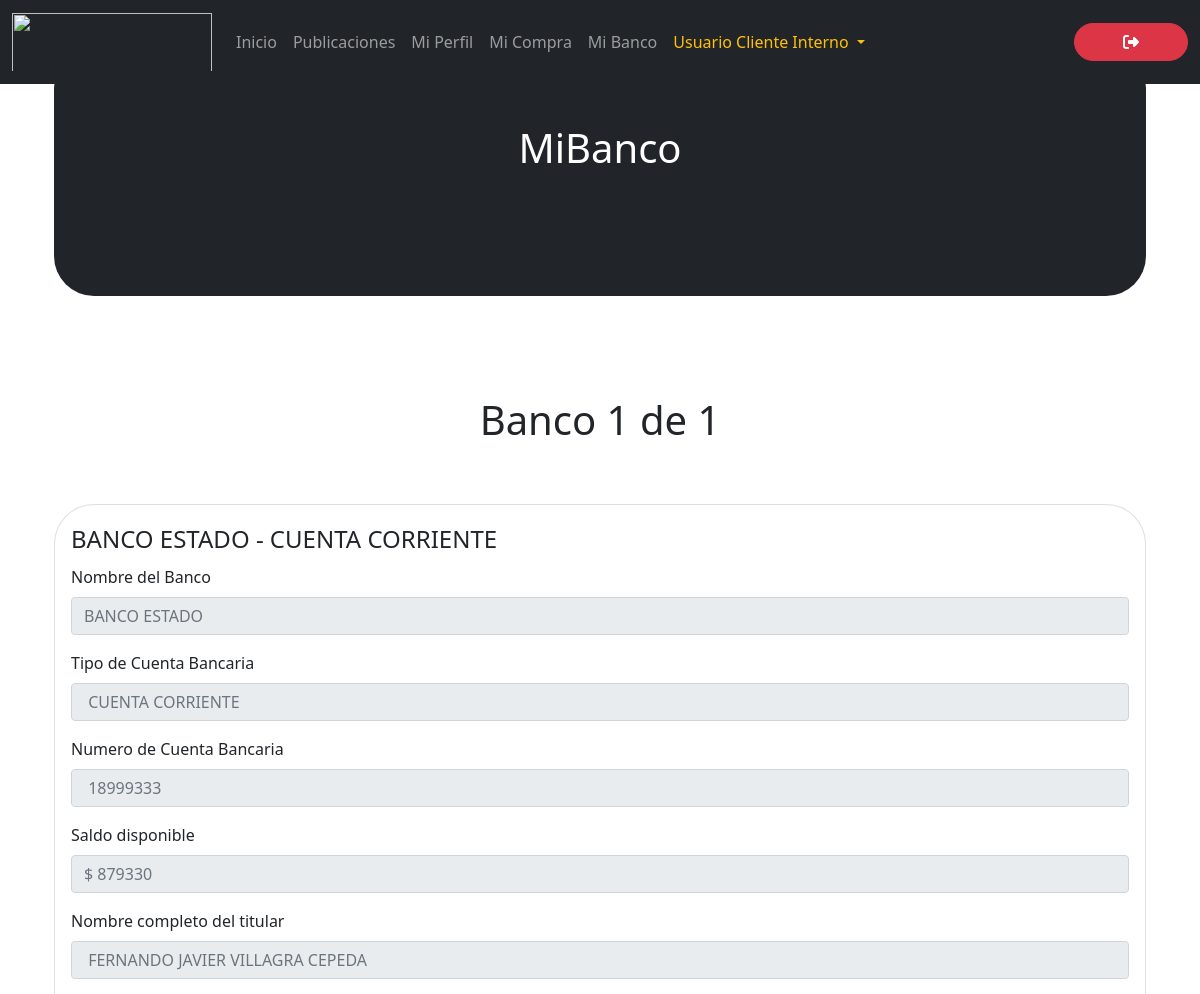
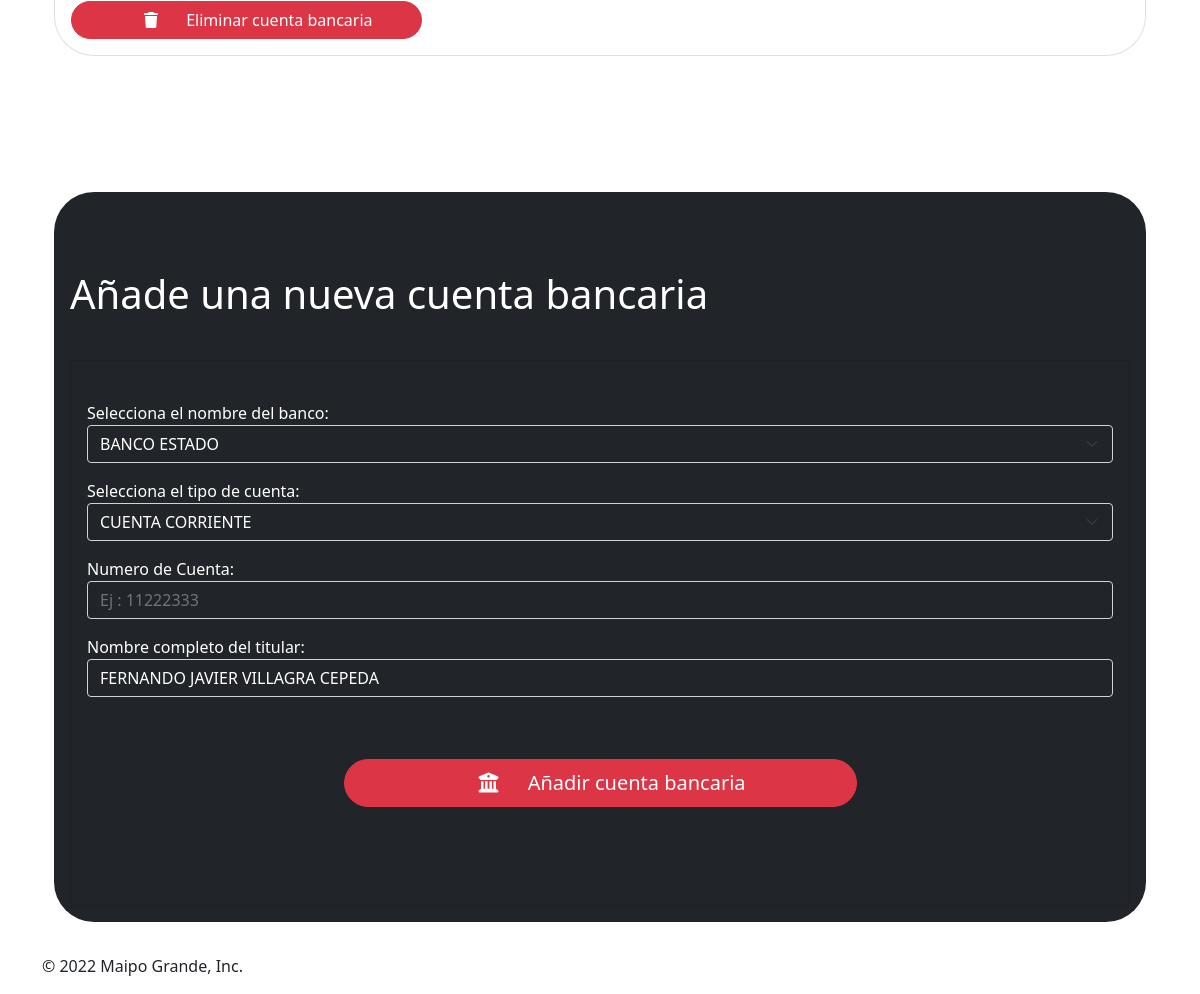
The app's page /bank/account/ (signed in) with its own data (2 pictures, top to bottom).
### maipogrande/models.py (models this page shows, shortened)
class BankAccount(models.Model):
    id_bank_account = models.AutoField(
        primary_key = True,
        editable = False
    )
    timestamp = models.DateTimeField(
        default = timezone.now
    )
    user = models.ForeignKey(
        CustomUser,
        on_delete = models.CASCADE,
        related_name = 'bank'
    )
    bank_name = models.CharField(
        max_length = 50,
        choices = BANK_NAMES,
        default = ''
    )
    type_bank_account = models.CharField(
        max_length = 25,
        choices = TYPE_BANK_ACCOUNT,
        default = ''
    )
    bank_account_number = models.IntegerField(
        validators = [MinValueValidator(1000), MaxValueValidator(999999999999)]
    )
    bank_amount = models.IntegerField(
        validators = [MinValueValidator(0), MaxValueValidator(999999999)],
        default = 0
    )
    owner_full_name = models.CharField(
        max_length = 100,
        blank = True
    )
    class Meta:
        ordering = ['bank_name']

### maipogrande/views.py (the view)
# urls.py: path('bank/account/', views.bank_account, name = 'bank_account'),
@login_required
def bank_account(request):
	current_user = get_object_or_404(CustomUser, pk = request.user.pk)
	user = CustomUser.objects.get(username=current_user)
	bank_account = BankAccount.objects.filter(user=user).order_by('-timestamp')
	paginator = Paginator(bank_account, 1)
	page = request.GET.get('page')
	bank_account= paginator.get_page(page)
	if request.method == 'POST':
		time.sleep(5)
		bank_account_form = BankAccountForm(request.POST)
		if bank_account_form.is_valid():
			bank_account_number_length = len(str(bank_account_form.cleaned_data['bank_account_number']))
			if bank_account_number_length <= 8:
				bank_account = bank_account_form.save(commit = False)
				bank_account.user = current_user
				bank_account.save()
				return redirect('bank_account')
	else:
		bank_account_form = BankAccountForm()
		try:
			owner_full_name = f'''{user.first_name} {user.last_name}'''.upper()
			bank_account_form.initial = {
				'owner_full_name' : owner_full_name
			}
		except Exception:
			pass
	return render(
		request, 'bank-account.html',
		{
			'user' : user,
			'bank_account' : bank_account,
			'bank_account_form' : bank_account_form,
		}
	)

### maipogrande/templates/bank-account.html (shortened to what this page needs)
{% extends './layout.html' %}
{% block content %}
{% load humanize %}
{% load static %}
<div class="row">
    <div class="col-12">
		<div class="p-3 mb-2 bg-dark text-white" style="border-radius: 40px;">
			<h1 class="display-6 text-title text-center">MiBanco</h1>
		</div>
	</div>
	<div class="col-sm-12 col-md-12 col-lg-12 col-xl-12" id="user-bank-account">
		{% for bank in bank_account %}
			<div class="col-sm-12 col-md-12 col-lg-12 col-xl-12" id="user-bank-account">
				<span class="step-links">
					<hr class = "featurette-divider"
						style = "padding-top : 40px; padding-bottom: 20px; background-color: transparent;">
					<div class="col-sm-12 col-md-12 col-lg-12 col-xl-12">
						<h1 class="current display-6 text-center" id="available-account">Banco {{ bank_account.number }} de {{ bank_account.paginator.num_pages }}</h1>
					</div>
				</span>
			</div>
			<hr class = "featurette-divider"
				style = "padding-top : 10px; padding-bottom: 10px; background-color: transparent;">
			<div class="card" id="bank-account"  style="border-radius: 40px;">
				<div class="card-body">
					<div class="row">
						<div class="col-sm-12 col-md-12 col-lg-12 col-xl-12">
							<legend id="bank-added">{{ bank.bank_name }} - {{ bank.type_bank_account }}</legend>
							<div class = "form-group">
								<fieldset id="bank-form" disabled>
									<div class="mb-3">
										<label for="bank_name" class="form-label">Nombre del Banco</label>
										<input type="text" id="bank_name" class="form-control" placeholder="{{ bank.bank_name }}">
									</div>
									<div class="mb-3">
										<label for="type_bank_account" class="form-label">Tipo de Cuenta Bancaria</label>
										<input type="text" id="type_bank_account" class="form-control" placeholder=" {{ bank.type_bank_account }}">
									</div>
									<div class="mb-3">
										<label for="bank_account_number" class="form-label">Numero de Cuenta Bancaria</label>
										<input type="text" id="bank_account_number" class="form-control" placeholder=" {{ bank.bank_account_number }}">
									</div>
									<div class="mb-3">
										<label for="bank_amount" class="form-label">Saldo disponible</label>
										<input type="text" id="bank_amount" class="form-control" placeholder="$ {{ bank.bank_amount }}">
									</div>
									<div class="mb-3">
										<label for="owner_full_name" class="form-label">Nombre completo del titular</label>
										<input type="text" id="owner_full_name" class="form-control" placeholder=" {{ bank.owner_full_name }}">
									</div>
								</fieldset>
								<a class="btn btn-primary btn-danger btn-md px-5"
									type = "submit"
									href = "javascript:deleteBankAccount('{% url 'delete_bank_account' id_bank_account=bank.id_bank_account %}');"
									id = "btn-delete-bank-account"
									style="border-radius : 20px;">
									<span class="icon">
										<i class="fa-solid fa-trash"></i>
									</span>
									<span class="btn-text">
										Eliminar cuenta bancaria
									</span>
								</a>
							</div>
						</div>
					</div>
				</div>
			</div>
        {% endfor %}
    </div>
    <hr class = "featurette-divider"
		style = "padding-top : 40px; padding-bottom: 80px; background-color: transparent;">
    <div class="col-12" style="border-radius: 40px;">
		<div class="p-3 mb-2 bg-dark text-white" style="border-radius: 40px;">
			<hr class = "featurette-divider"
				style = "padding-top : 10px; padding-bottom: 20px; background-color: transparent;">
			<h1 class="display-6 text-start">Añade una nueva cuenta bancaria</h1>
			<hr class = "featurette-divider"
				style = "padding-bottom: 10px; background-color: transparent;">
			<div class="card bg-transparent">
				<div class="card-body">
					<div class="row" id="bank-form">
						<div class="col-sm-12 col-md-12 col-lg-12 col-xl-12">
							<form action="" method="POST" enctype="multipart/form-data">
								<div class="col-sm-12 col-md-12 col-lg-12 col-xl-12">
									<div class="table-responsive py-4">
										<table class="table table-striped">
											<tbody>
												<tr>
													{{ bank_account_form.as_p }}
													<hr class = "featurette-divider"
														style = "padding-top : 10px; padding-bottom: 20px; background-color: transparent;">
													<div class="d-grid gap-2 col-6 mx-auto">
														<button class="btn btn-primary btn-danger btn-lg text-white"
																type="submit"
																onclick="messageBankCreated()"
																id="btn-add-bank-account"
																style="border-radius: 40px;">
															<span class="icon">
																<i class="fa-solid fa-building-columns"></i>
															</span>
															<span class="btn-text">
																Añadir cuenta bancaria
															</span>
														</button>
													</div>
												</tr>
											</tbody>
											<hr class = "featurette-divider"
												id = "bank-account-end"
												style = "padding-top : 10px; background-color: transparent;">
										</table>
									</div>
								</div>
							</form>
						</div>
					</div>
				</div>
			</div>
		</div>
    </div>
</div>
{% endblock %}

### maipogrande/static/css/style.css (style rules this page uses)
body { padding-top: 3rem; padding-bottom: 3rem; color: #5a5a5a; min-height: 100%; }
.featurette-divider { margin: 5rem 0; }
.text-title { padding-top : 60px; padding-bottom: 100px; }

### maipogrande/templates/base.html (style rules this page uses)
:root { --bs-primary: brown; }
.icon { display: inline-flex; align-items: flex-start; padding: 0 24px; justify-content: start; }
.btn-text { display: inline-flex; justify-content: end; }

### maipogrande/templates/bank-account.html (style rules this page uses)
.text-title { padding-top : 60px; padding-bottom: 100px; }
select { padding: 5px; color: #222222; font-size: 12px; background: transparent; -webkit-appearance: none; }
select option { background-color: #222222; }

### records on screen
BankAccount: number "1", paginator.num_pages "1", bank_name "BANCO ESTADO", type_bank_account "CUENTA CORRIENTE", bank_account_number "18999333", bank_amount "$ 879330", owner_full_name "FERNANDO JAVIER VILLAGRA CEPEDA"
